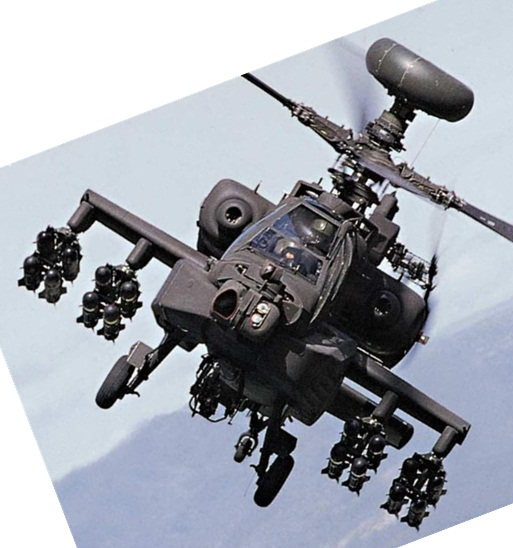
#> input picture lab3-SIFT/523030910004_李青雅_lab3/target.jpg, 513 x 548 px
$ python exercise1.py
#> lines starting #> are read from the running program, lines starting #| are printed output that depends on the picture
import cv2
from matplotlib import pyplot as plt
import numpy as np
import math
from math import pi
import os

# 更改工作目录到脚本所在目录
os.chdir(os.path.dirname(os.path.abspath(__file__)))

# Harris角点检测
def detect_harris_corners(image, block_size=2, ksize=3, k=0.04, threshold=0.001):
    gray = np.float32(image)
    dst = cv2.cornerHarris(gray, block_size, ksize, k)
    dst = cv2.dilate(dst, None)
    corners = np.where(dst > threshold * dst.max())
    return list(zip(corners[1], corners[0])), dst

# 关键点检测
def get_kp(img, max_corners=100, threshold=0.01, min_distance=10):
    corners, dst = detect_harris_corners(img, threshold=threshold)
    kp = np.zeros((len(corners), 2), dtype=np.int16)
    for i, corner in enumerate(corners):
        kp[i][0] = corner[0]
        kp[i][1] = corner[1]

    # 非极大值抑制
    keypoints = []
    for y, x in corners:
        if 0 <= y < dst.shape[0] and 0 <= x < dst.shape[1]:  # 边界检查
            local_max = np.max(dst[max(0, y-1):min(y+2, dst.shape[0]), max(0, x-1):min(x+2, dst.shape[1])])
            if dst[y, x] == local_max:
                keypoints.append((x, y))

    # 按响应值排序并限制关键点数量
    keypoints = sorted(keypoints, key=lambda pt: dst[pt[1], pt[0]], reverse=True)
    keypoints = keypoints[:max_corners]

    # 应用最小距离参数
    final_keypoints = []
    for i, (x, y) in enumerate(keypoints):
        if all(np.linalg.norm(np.array([x, y]) - np.array([kx, ky])) >= min_distance for kx, ky in final_keypoints):
            final_keypoints.append((x, y))

    kp = np.array(final_keypoints, dtype=np.int16)
    return kp

# 计算梯度幅值
def get_amp(img):
    height, wide = img.shape
    img_ca = np.array(img, dtype=float)
    amply = np.zeros((height, wide))
    for i in range(1, height-1):
        for j in range(1, wide-1):
            amply[i][j] = ((img_ca[i][j+1] - img_ca[i][j-1])**2 + (img_ca[i+1][j] - img_ca[i-1][j])**2)**0.5
    return amply

# 计算梯度方向
def get_the(img):
    height, wide = img.shape
    img_ca = np.array(img, dtype=float)
    theta = np.zeros((height, wide))
    for i in range(1, height-1):
        for j in range(1, wide-1):
            theta[i][j] = math.atan2(img_ca[i][j+1] - img_ca[i][j-1], img_ca[i+1][j] - img_ca[i-1][j])
    return theta

# 计算主方向
def main_direct(amp, the, img_gray, sigma):
    dir = []
    r = int(4.5 * sigma)
    h, w = img_gray.shape
    kp = get_kp(img_gray)
    for k in kp:
        x, y = k
        vote = [0 for i in range(36)]
        for i in range(max(0, y-r), min(y+r+1, h)):
            for j in range(max(0, x-r), min(x+r+1, w)):
                index = int((the[i][j] + pi) * 18.0 / pi - 1)
                vote[index] += amp[i][j]
        t = 0
        for i in range(len(vote)):
            if vote[i] > vote[t]:
                t = i
        dir.append(t * pi / 18 + pi / 36 - pi)
    return dir

# 计算描述子
def get_xy_after_spinning(x, y, th):
    x1 = math.cos(th) * x - math.sin(th) * y
    y1 = math.sin(th) * x + math.cos(th) * y
    return [x1, y1]
def get_xy2(x1, y1, sigma):
    return [(x1 / (3 * sigma)) + 2, (y1 / (3 * sigma)) + 2]
def get_descriptors(amp, the, img_gray):
    descriptors = []
    h, w = img_gray.shape
    sigma = (h + w) / 690
    radius = int(sigma * 15 / (2**0.5))
    dir = main_direct(amp, the, img_gray, sigma)
    kp = get_kp(img_gray)
    for k in range(len(kp)):
        x0, y0 = kp[k]
        descriptor = np.zeros((4, 4, 8))
        for i in range(max(0, y0-radius), min(y0+radius+1, h)):
            for j in range(max(0, x0-radius), min(x0+radius+1, w)):
                th = the[i][j]
                th = int((th + pi - 0.000001) // (pi / 4))
                x = j - x0
                y = i - y0
                trans1 = get_xy_after_spinning(x, y, dir[k])
                trans2 = get_xy2(trans1[0], trans1[1], sigma)
                x2 = trans2[0] - 0.5
                y2 = trans2[1] - 0.5
                index_x = math.floor(x2)
                index_y = math.floor(y2)
                if index_x >= 0 and index_y >= 0 and index_x < 4 and index_y < 4:
                    descriptor[index_x][index_y][th] += (index_x + 1 - x2) * (index_y + 1 - y2)
                if index_x >= 0 and index_y < 3 and index_x < 4 and index_y >= -1:
                    descriptor[index_x][index_y+1][th] += (index_x + 1 - x2) * (y2 - index_y)
                if index_x < 3 and index_y >= 0 and index_x >= -1 and index_y < 4:
                    descriptor[index_x+1][index_y][th] += (x2 - index_x) * (index_y + 1 - y2)
                if index_x < 3 and index_y < 3 and index_x >= -1 and index_y >= -1:
                    descriptor[index_x+1][index_y+1][th] += (x2 - index_x) * (y2 - index_y)
        ret = np.linalg.norm(descriptor, axis=None)
        if ret != 0:
            descriptor = descriptor * (1 / ret)
        descriptors.append(descriptor)
    return descriptors

# 图像匹配
def match(des1, des2):
    num = 0
    mat = []
    mat_n = []
    mat_index = []
    for i in range(len(des1)):
        for j in range(len(des2)):
            mat_n.append(np.sum(des1[i] * des2[j]))
            mat_index.append([i, j])
            if np.sum(des1[i] * des2[j]) > 0.5:
                num += 1
    print(num)
    arr = np.array(mat_n)
    idx = arr.argsort()[-num:][::-1]
    for i in range(num):
        mat.append(mat_index[idx[i]])
    return [num > 5, mat]

# sift算法
def sift(img):
    kp = get_kp(img)
    amply = get_amp(img)
    theta = get_the(img)
    des = get_descriptors(amply, theta, img)
    return [kp, des]

target = cv2.imread('../target.jpg')
#> target is the input picture: shape (548, 513, 3); mean B, G, R 173.1, 164.6, 160.6
tar_gray = cv2.cvtColor(target, cv2.COLOR_BGR2GRAY)
tar_gray = cv2.GaussianBlur(tar_gray, (3, 3), 0.6)
keytar, destar = sift(tar_gray)
#> in detect_harris_corners, `corners = np.where(dst > threshold * dst.max())`: corners = 17008 positions, rows 60 to 532, columns 17 to 496
#> in get_kp, `corners, dst = detect_harris_corners(img, threshold=threshold)`: corners = 17008 pairs, first value 17 to 496, second value 60 to 532
#> in get_kp, `kp = np.zeros((len(corners), 2), dtype=np.int16)`: kp = 17008 pairs, first value 0 to 0, second value 0 to 0
#> the loop in get_kp, `for i, corner in enumerate(corners):` made 17008 passes
#> corner on passes 1 to 3: (378, 60), (379, 60), (380, 60)
#> after the loop in get_kp, `for i, corner in enumerate(corners):`: kp has the same summary as corners
#> the loop in get_kp, `for y, x in corners:` made 17008 passes
#> (y, x, local_max) on passes 1 to 12: (378, 60, 0.529), (379, 60, 0.529), (380, 60, 0.44), (381, 60, 0.44), (378, 61, 0.529), (379, 61, 0.529), (380, 61, 0.707), (381, 61, 0.707), (378, 62, 0.529), (379, 62, 0.529), (380, 62, 1.12), (381, 62, 1.12)
#> local_max on passes 61 to 66: 5.85, 68.58, 205.5, 1.36, 10.56, 10.56
#> after the loop in get_kp, `for y, x in corners:`: keypoints = 4421 pairs, first value 60 to 512, second value 17 to 496
#> in get_kp, `keypoints = keypoints[:max_corners]`: keypoints = 100 pairs, first value 116 to 395, second value 75 to 428
#> the loop in get_kp, `for i, (x, y) in enumerate(keypoints):` made 100 passes
#> (x, y) on passes 1 to 12: (241, 75), (241, 76), (241, 77), (242, 75), (242, 76), (242, 77), (243, 75), (243, 76), (243, 77), (263, 419), (263, 420), (263, 421)
#> after the loop in get_kp, `for i, (x, y) in enumerate(keypoints):`: final_keypoints = [(241, 75), (263, 419), (134, 389), (281, 426), (212, 371), (116, 301), (202, 372), (130, 320), (189, 394), (287, 418), (344, 423), (201, 356), (351, 206), (394, 191)]
#> in get_kp, `kp = np.array(final_keypoints, dtype=np.int16)`: kp = 14 rows, first 8: [241, 75], [263, 419], [134, 389], [281, 426], [212, 371], [116, 301], [202, 372], [130, 320]
#> after the loop in get_the, `for i in range(1, height-1):`:
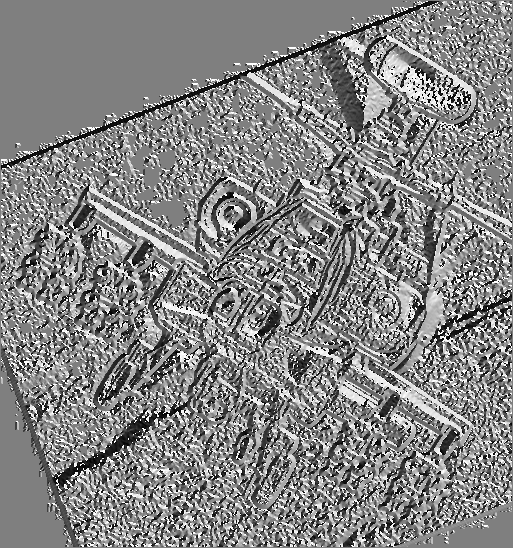
#> theta: shape (548, 513) float64; min -3.14, max 3.14, mean 0.126; drawn with min black and max white
#> the loop in get_kp (call 2), `for i, corner in enumerate(corners):` made 17008 passes
#> the loop in get_kp (call 2), `for y, x in corners:` made 17008 passes
#> the loop in get_kp (call 2), `for i, (x, y) in enumerate(keypoints):` made 100 passes
#> the loop in main_direct, `for k in kp:` made 14 passes
#> after the loop in main_direct, `for k in kp:`: dir = [-0.785, 1.48, 0.611, 2.36, 0.785, -1.83, -2.36, 0.611, -1.83, 0.785, -0.611, -2.36, -2.53, -0.785]
#> the loop in get_descriptors, `for k in range(len(kp)):` made 14 passes
#> (x0, y0) on pass 1: (241, 75)

# 两张图竖着放
for i in range(1, 6):
    img = cv2.imread('../dataset/%d.jpg' % i)
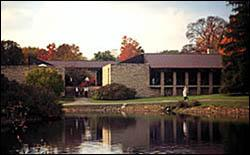
#> input picture lab3-SIFT/523030910004_李青雅_lab3/dataset/1.jpg, 250 x 155 px
#> img is the input picture: shape (155, 250, 3); mean B, G, R 95.5, 102.7, 113.7
    gray = cv2.cvtColor(img, cv2.COLOR_BGR2GRAY)
#> gray: shape (155, 250)
    gauss = cv2.GaussianBlur(gray, (3, 3), 0.6)
    key, des = sift(gauss)
#> call 4 of detect_harris_corners, with block_size = 2, ksize = 3, k = 0.04, threshold = 0.01
#> in detect_harris_corners (call 4), `dst = cv2.dilate(dst, None)`:
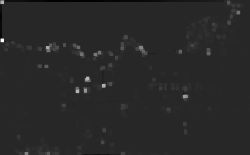
#> dst: shape (155, 250) float32; min -7965941.5, max 43294124, mean 264592.6; drawn with min black and max white
#> after the loop in get_the (call 2), `for i in range(1, height-1):`:
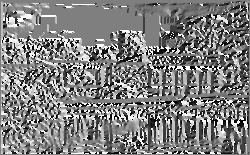
#> theta: shape (155, 250) float64; min -3.14, max 3.14, mean 0.0103; drawn with min black and max white
#> the loop in main_direct (call 2), `for k in kp:` made 19 passes
#> k on passes 1 to 12: [86, 77], [78, 90], [1, 1], [46, 46], [45, 65], [64, 44], [109, 64], [88, 88], [153, 78], [127, 105], [98, 86], [78, 152]
#> the loop in get_descriptors (call 2), `for k in range(len(kp)):` made 19 passes
    print('matches of %d.jpg:' % i)
    flag, mat = match(des, destar)
#> the loop in match, `for i in range(len(des1)):` made 19 passes
#| 44
    w1, h1 = gauss.shape
    w2, h2 = tar_gray.shape
    newimg = np.zeros((w1 + w2, max(h1, h2), 3), dtype=np.int16)
#> newimg: shape (703, 513, 3) int16; every value is 0
    for m in range(w1):
        for n in range(h1):
            for s in range(3):
                newimg[m][n][s] = img[m][n][2-s]
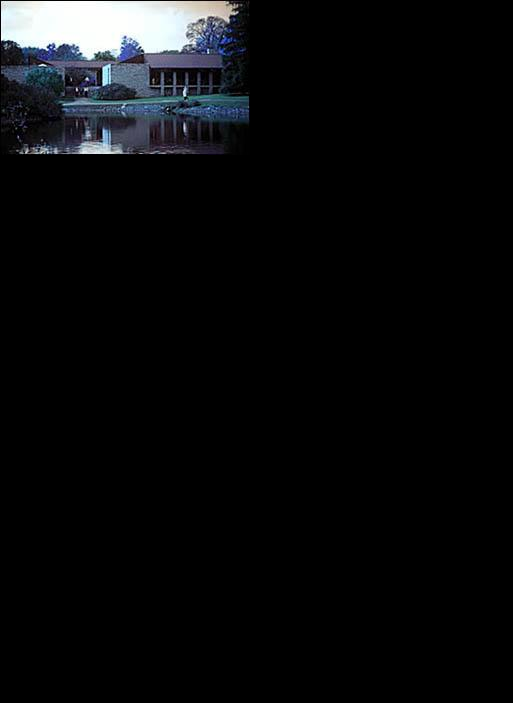
#> newimg: shape (703, 513, 3) int16; mean of channels 0, 1, 2 12.2, 11, 10.3; drawn as B, G, R
    for m in range(w2):
        for n in range(h2):
            for s in range(3):
                newimg[w1 + m][n][s] = target[m][n][2-s]
    for j in range(len(mat)):
        kp0 = key[mat[j][0]]
        kp1 = []
        kp1.append(keytar[mat[j][1]][0])
        kp1.append(keytar[mat[j][1]][1] + w1)
        bgr = np.random.randint(0, 255, 3, dtype=np.int32)
        cv2.line(newimg, kp0, kp1, (int(bgr[0]), int(bgr[1]), int(bgr[2])), 2)
#> this loop made 44 passes
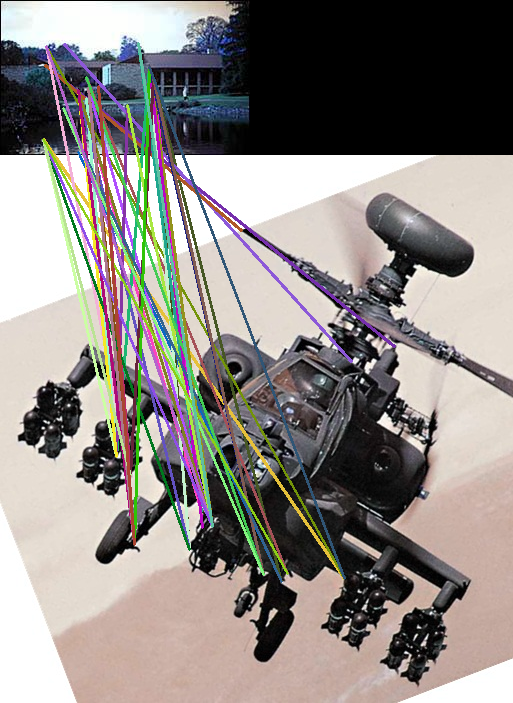
#> newimg: shape (703, 513, 3) int16; mean of channels 0, 1, 2 132.6, 136.4, 142.1; drawn as B, G, R

    plt.imshow(newimg)
    plt.show()
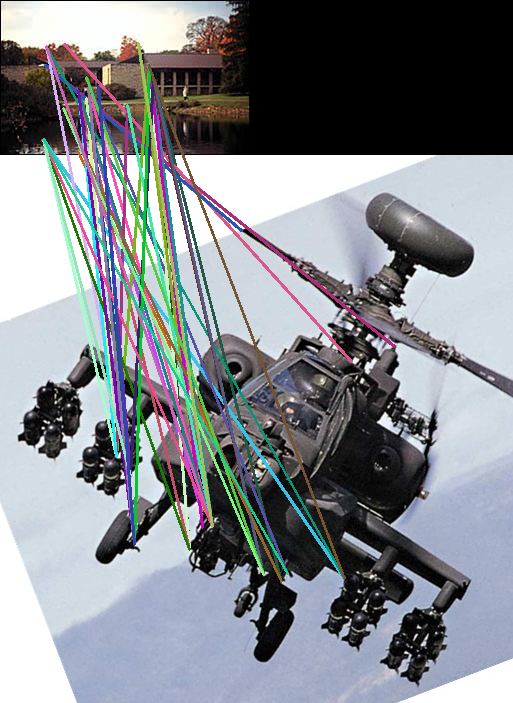
#> shown: shape (703, 513, 3); mean R, G, B 132.6, 136.4, 142.1
#> pass 2 of the loop `for i in range(1, 6):`:
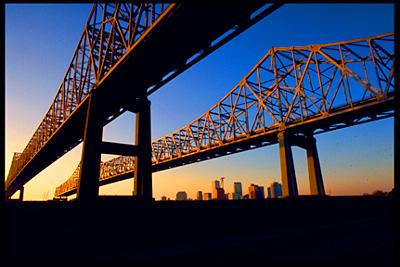
#> input picture lab3-SIFT/523030910004_李青雅_lab3/dataset/2.jpg, 400 x 267 px
#> img is the input picture: shape (267, 400, 3); mean B, G, R 79.7, 60.2, 55.7
#> gauss: shape (267, 400)
#> img_ca: shape (267, 400) float64
#> after the loop in get_the (call 3), `for i in range(1, height-1):`:
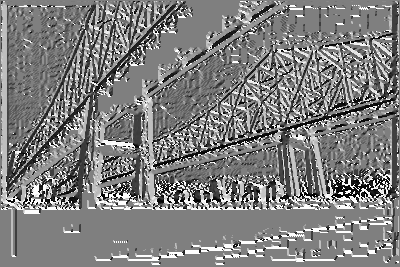
#> theta: shape (267, 400) float64; min -3.14, max 3.14, mean -0.0061; drawn with min black and max white
#> the loop in match (call 2), `for i in range(len(des1)):` made 14 passes
#| 89
#> the loop `for j in range(len(mat)):` made 89 passes
#> `plt.show()`:
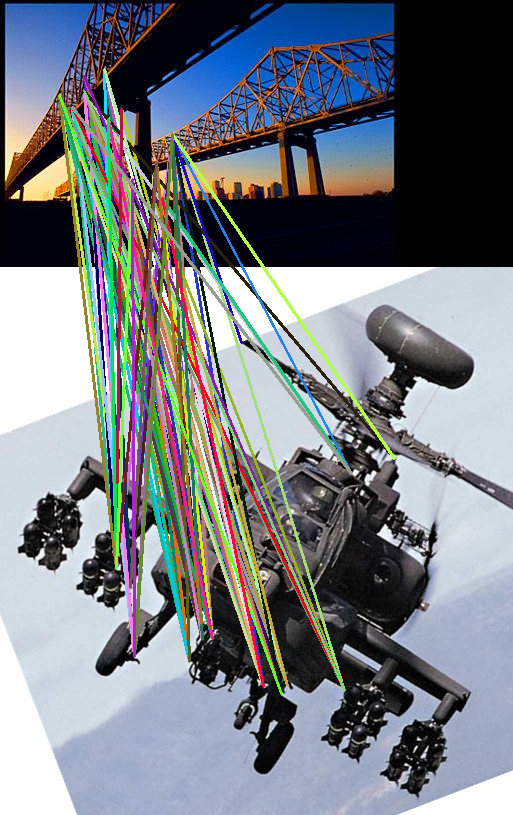
#> shown: shape (815, 513, 3); mean R, G, B 120.3, 125.5, 132
#> pass 3 of the loop `for i in range(1, 6):`:
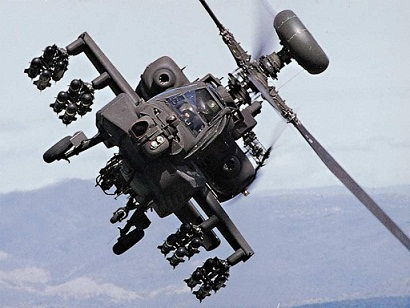
#> input picture lab3-SIFT/523030910004_李青雅_lab3/dataset/3.jpg, 410 x 308 px
#> img is the input picture: shape (308, 410, 3); mean B, G, R 170.9, 158.1, 152.2
#> gauss: shape (308, 410)
#> in detect_harris_corners (call 10), `dst = cv2.dilate(dst, None)`:
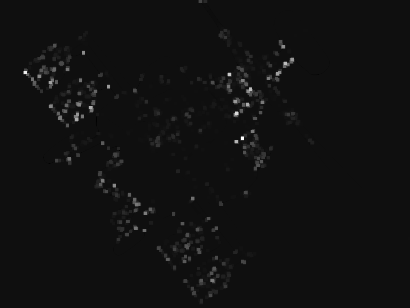
#> dst: shape (308, 410) float32; min -6414621, max 101768600, mean 854415; drawn with min black and max white
#> img_ca: shape (308, 410) float64
#> after the loop in get_the (call 4), `for i in range(1, height-1):`:
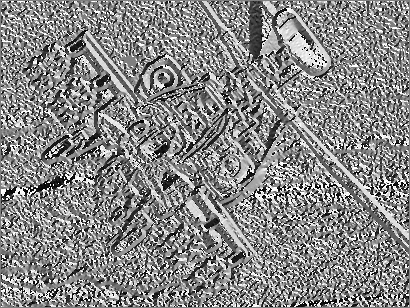
#> theta: shape (308, 410) float64; min -3.14, max 3.14, mean 0.191; drawn with min black and max white
#| 130
#> the loop `for j in range(len(mat)):` made 130 passes
#> (the run stopped early here; a loop or call above may not have finished)
